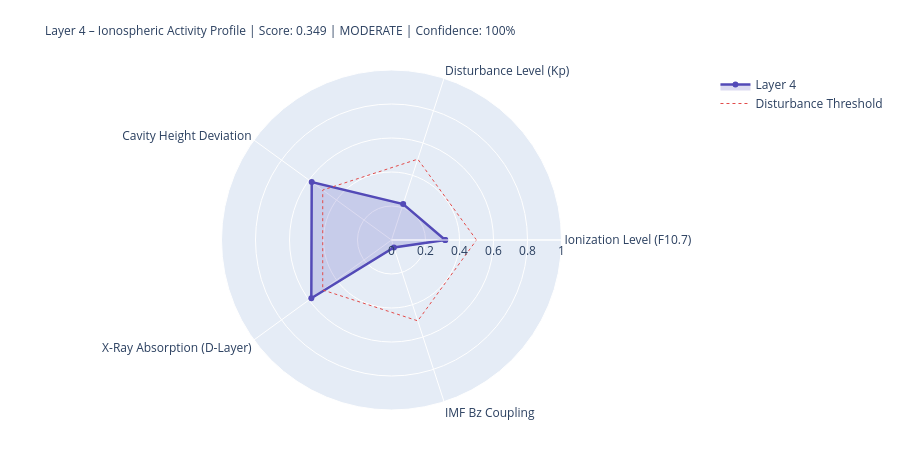

The notebook cell saved with this chart:
### Markdown cell above
---
## 4. State Assessment & Handoff to Layer 5

### Code cell
# ============================================================
# LAYER-4-SCORE
# ============================================================

COMPONENTS = {
    'Ionization Level (F10.7)':    {'score': ioniz,       'source': 'primary' if f107_now else 'from_layer0', 'dynamic': True},
    'Disturbance Level (Kp)':          {'score': disturb,     'source': 'primary' if kp_now   else 'from_layer0', 'dynamic': True},
    'Cavity Height Deviation':    {'score': h_dev,       'source': 'derived',                                'dynamic': True},
    'X-Ray Absorption (D-Layer)':{'score': xray_ioniz,  'source': 'primary' if xray_now else 'missing',     'dynamic': True},
    'IMF Bz Coupling':             {'score': bz_coupling, 'source': 'primary' if bz_now   else 'from_layer0', 'dynamic': True},
}

available    = {k: v['score'] for k, v in COMPONENTS.items() if v['score'] is not None}
unavailable  = [k for k, v in COMPONENTS.items() if v['score'] is None]
layer4_score = round(sum(available.values()) / len(available), 4) if available else None
confidence   = round(len(available) / len(COMPONENTS), 2)
level = ('unknown' if layer4_score is None
         else 'quiet'   if layer4_score < 0.3
         else 'moderate' if layer4_score < 0.6
         else 'active')
dominant_l4 = max(available, key=available.get) if available else 'none'

# Resonance delta for Schumann SR-1
sr1_ref = schumann_freq(1, 80.0)
sr1_now = schumann_freq(1, h_eff)
sr1_delta_mhz = (sr1_now - sr1_ref) * 1000

# Propagation conditions
prop_cond = ('disturbed'   if kp_val > 4
             else 'unsettled' if kp_val > 2
             else 'normal')
if xray_class in ['X', 'M']:
    prop_cond = 'Radio-Blackout moeglich'

W = 68
print('=' * W)
print('LAYER 4 – IONOSPHERE – STATE ASSESSMENT')
print('=' * W)
for name, comp in COMPONENTS.items():
    s = comp['score']
    if s is not None:
        bar = '█' * int(s * 20) + '░' * (20 - int(s * 20))
        print(f'  {name:<36} {bar}  {s:.3f}  [{comp["source"]}]')
    else:
        print(f'  {name:<36} {"─" * 20}  n/a   [missing]')
print('-' * W)
print(f'  Score:          {layer4_score:.3f}  ({len(available)}/{len(COMPONENTS)} components)')
print(f'  Confidence:     {confidence:.0%}')
print(f'  Level:          {level.upper()}')
print(f'  Dominant:       {dominant_l4}')
print(f'  Cavity height:  {h_eff:.1f} km  (Ref: 80.0 km)')
print(f'  SR-1:           {sr1_now:.3f} Hz  (Δ {sr1_delta_mhz:+.1f} mHz vs. ref)')
print(f'  Propagation:    {prop_cond}')
print(f'  X-Ray:          {xray_class}-class  ({xray_now:.2e} W/m²)' if xray_now else '  X-Ray:          n/a')
print('=' * W)

# Radar
cats   = list(available.keys())
vals_r = list(available.values())
if len(cats) >= 3:
    fig = go.Figure()
    fig.add_trace(go.Scatterpolar(
        r=vals_r + [vals_r[0]], theta=cats + [cats[0]],
        fill='toself', fillcolor='rgba(83,74,183,0.20)',
        line=dict(color='#534AB7', width=2.5), name='Layer 4'
    ))
    fig.add_trace(go.Scatterpolar(
        r=[0.5] * (len(cats)+1), theta=cats + [cats[0]],
        line=dict(color='#E24B4A', dash='dot', width=1),
        mode='lines', name='Disturbance Threshold'
    ))
    fig.update_layout(
        title=dict(
            text=f'Layer 4 – Ionospheric Activity Profile | Score: {layer4_score:.3f} | {level.upper()} | Confidence: {confidence:.0%}',
            font=dict(size=12)
        ),
        polar=dict(radialaxis=dict(visible=True, range=[0, 1])),
        height=450, showlegend=True,
        margin=dict(l=80, r=80, t=70, b=40)
    )
    fig.show()

### Figure 1 — Plotly figure (JSON) as saved in the notebook; plotly's stock layout.template omitted (floating-point values rounded to 4 significant figures)
{"data": [{"fill": "toself", "fillcolor": "rgba(83,74,183,0.20)", "line": {"color": "#534AB7", "width": 2.5}, "name": "Layer 4", "r": [0.316, 0.222, 0.58, 0.583, 0.046, 0.316], "theta": ["Ionization Level (F10.7)", "Disturbance Level (Kp)", "Cavity Height Deviation", "X-Ray Absorption (D-Layer)", "IMF Bz Coupling", "Ionization Level (F10.7)"], "type": "scatterpolar"}, {"line": {"color": "#E24B4A", "dash": "dot", "width": 1}, "mode": "lines", "name": "Disturbance Threshold", "r": [0.5, 0.5, 0.5, 0.5, 0.5, 0.5], "theta": ["Ionization Level (F10.7)", "Disturbance Level (Kp)", "Cavity Height Deviation", "X-Ray Absorption (D-Layer)", "IMF Bz Coupling", "Ionization Level (F10.7)"], "type": "scatterpolar"}], "layout": {"height": 450, "margin": {"b": 40, "l": 80, "r": 80, "t": 70}, "polar": {"radialaxis": {"range": [0, 1], "visible": true}}, "showlegend": true, "title": {"font": {"size": 12}, "text": "Layer 4 – Ionospheric Activity Profile | Score: 0.349 | MODERATE | Confidence: 100%"}}}
